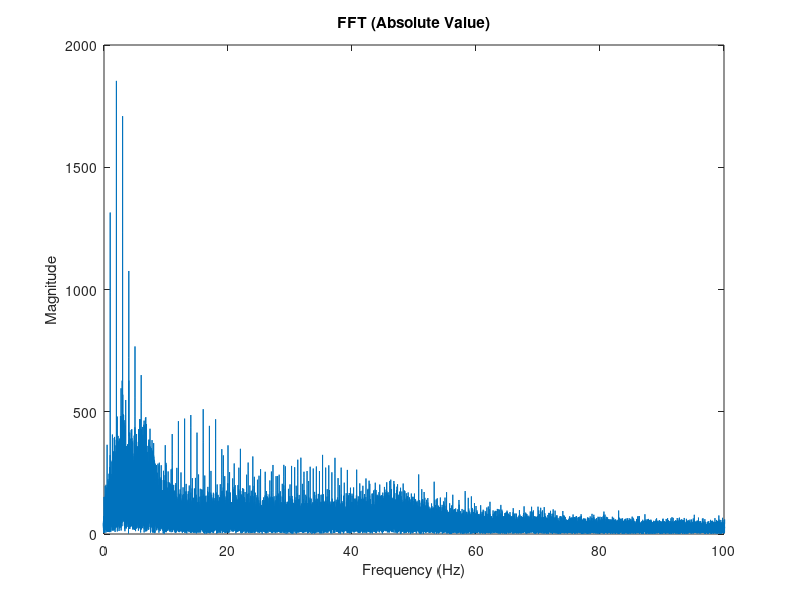

The MATLAB script that drew this image:
%% Prefilter
% Applies filtering before windowing so that unwanted frequencies aren't
% smeared out by windowing
% Would I need antialiasing filter???

origPath = pwd;
pathname = 'C:\Users\CH200595\Documents\MATLAB\eeg\Data';
cd(pathname)

load('1002_Traces_Full.mat')

plot(trace(:,2))
N = 2.^nextpow2(length(trace(:,2)));

f = (-N/2:N/2-1)*(Fs/N);
TRACE = fftshift(fft(trace(:,2),N));
plot(f,abs(TRACE))
title('FFT (Absolute Value)')
xlabel('Frequency (Hz)')
ylabel('Magnitude')
xlim([0 100])

cd(origPath)